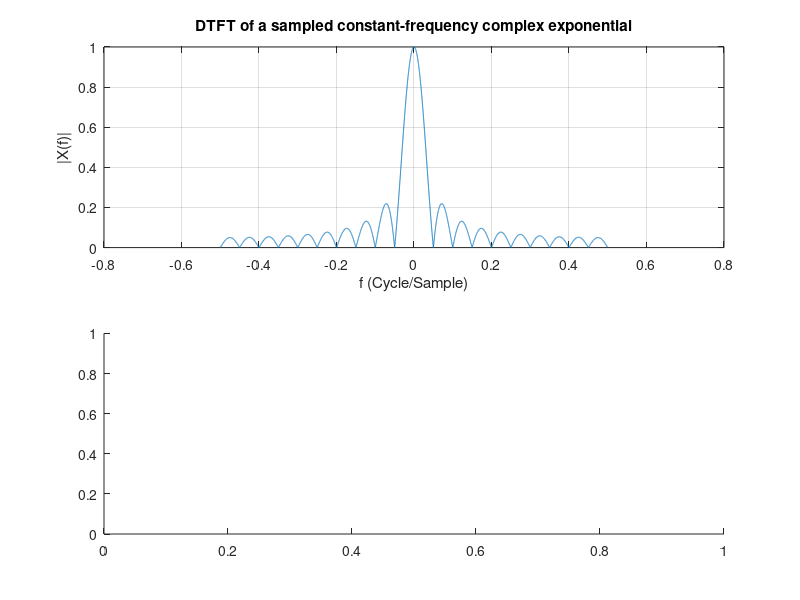

Reproduce this figure in MATLAB. (Note: this script raises an error after producing the figure.)
clear; clc; close all;
%%
f0 = 0;
N = 20;

fLimit = 0.5;
f = linspace(-fLimit,fLimit,10001);

X = zeros(length(f),1);

for i = 1:length(f)
    if sin(pi*(f(i)-f0)) == 0
        X(i) = N;
    else
        X(i) = abs( sin(N*pi*(f(i)-f0))/sin(pi*(f(i)-f0)) );
    end
end
X = X/N;

figure(1)
subplot(2,1,1)
plot(f, X);
xlabel('f (Cycle/Sample)')
ylabel('|X(f)|')
title('DTFT of a sampled constant-frequency complex exponential')
grid on

subplot(2,1,2)
plot(f, db(X/max(X)));
% asinc function  first sidelobe peak 
hline(-13.19, 'r:')
text(-fLimit,-13.19 + 1.5,'-13.19 dB', 'Color', 'red')
ylim([-40 0])
xlabel('f (Cycle/Sample)')
ylabel('|X(f)|')
title('DTFT of a sampled constant-frequency complex exponential')
grid on